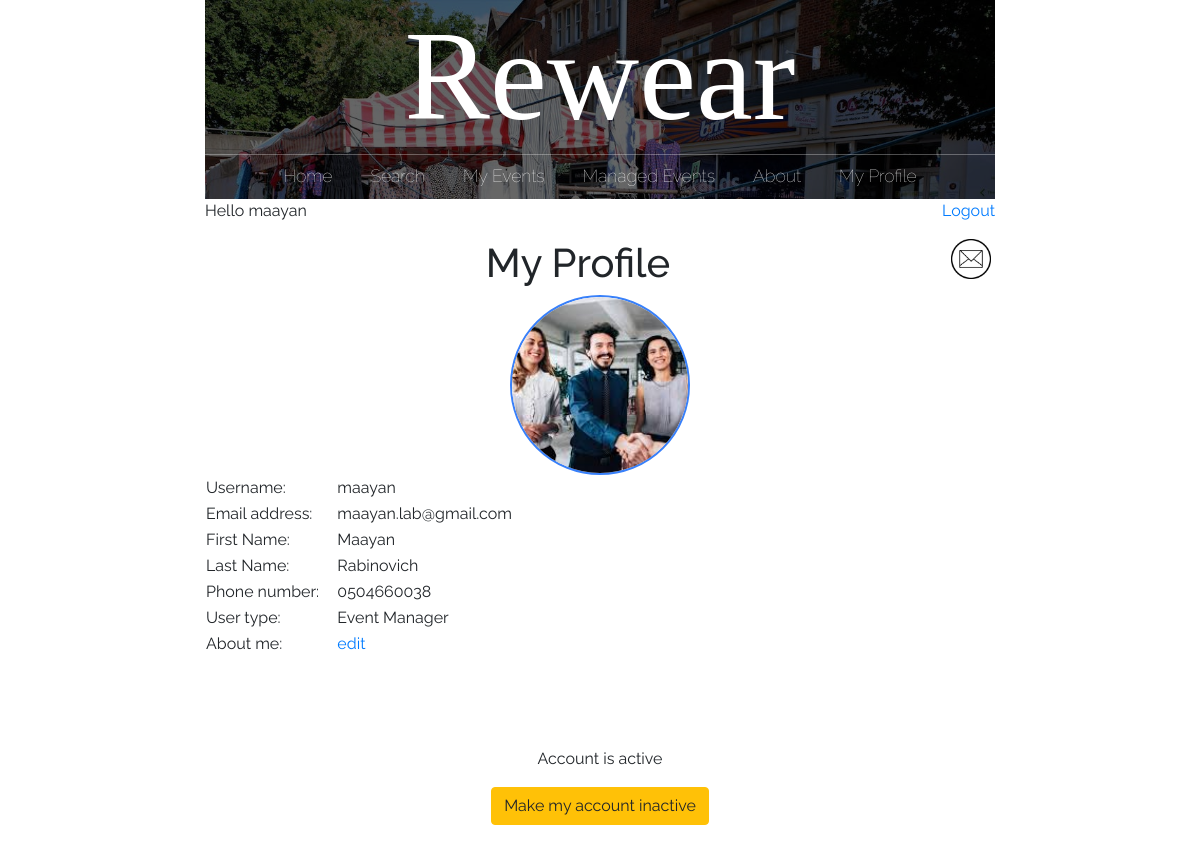
The app's page /profile/ (signed in), older data.
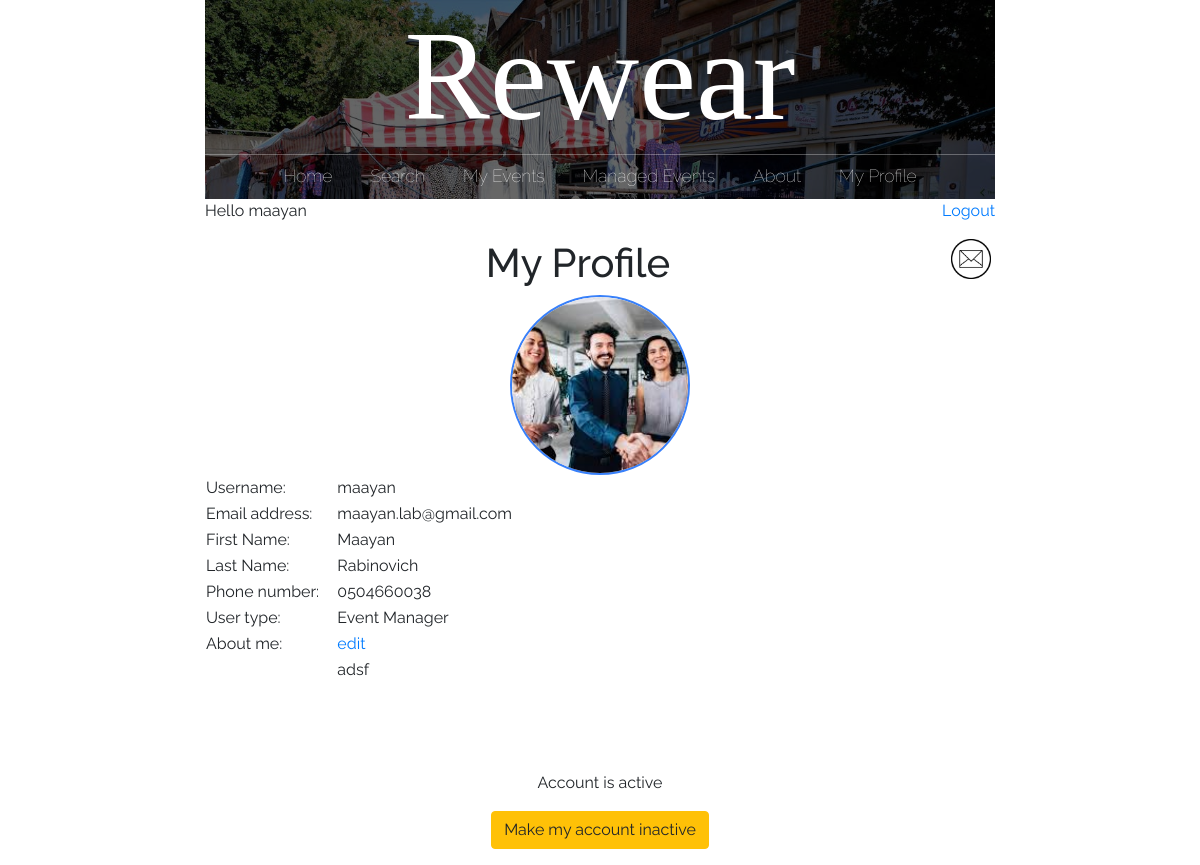
The same page, newer data.
### registry/models.py (models this page shows, shortened)
class UserProfileInfo(models.Model):
    user = models.OneToOneField(User, on_delete=models.CASCADE)
    userType = forms.CharField(label='User type', max_length=10, required=True)
    phone = models.CharField(max_length=10, default=None,)
    picture = models.ImageField(upload_to='static\\media\\profile_pics', blank=True)
    about = models.TextField(max_length=400, default='',)

### main/views.py (the view)
# urls.py: path("profile/", views.myprofile, name="myprofile"),
def myprofile(response):
    profileinfo = UserProfileInfo.objects.get(user=response.user)
    try:
        picture = UserProfileInfo.objects.get(user=response.user).picture
    except:
        picture = None
    try:
        pic_path = picture.path.split("static")[-1]
    except:
        pic_path = None
    new_mail = new_messages(response.user.username)
    return render(response, "main/myprofile.html", {
        'profileinfo': profileinfo,
        'profile_pic': picture,
        'pic_path': pic_path,
        'cur_user': response.user,
        'new_mail': new_mail,
    })

### main/views.py (called while the page is built)
def new_messages(username):
    try:
        messages = Message.objects.filter(recipient=User.objects.filter(username=username)[0])
        for m in messages:
            if not m.is_read:
                return True
        return False
    except:
        return False

### main/templates/main/myprofile.html (shortened to what this page needs)
{% extends 'main/base.html' %}
{% load crispy_forms_tags %}
{% load static %}
{% block content %}
<center><h1>My Profile</h1></center>
{% if not user.is_authenticated %}
	<p>Not logged into any account.</p>
	<a href="/login/"><p>Login</p></a>
{% else %}
	{% if profile_pic %}
	<center>
		<img src="{% static pic_path %}" alt="Avatar" height=180px width=180px class="profimg">
	</center>
	{% endif %}
	<table>
		<tr>
			<td>Username:&nbsp;&nbsp;&nbsp;</td>
			<td>{{user.username}}</td>
		</tr>
		<tr>
			<td>Email address:&nbsp;&nbsp;&nbsp;&nbsp;</td>
			<td>{{user.email}}</td>
		</tr>
		{% if user.first_name %}
		<tr>
			<td>First Name:&nbsp;&nbsp;&nbsp;&nbsp;</td>
			<td>{{user.first_name.capitalize}}</td>
		</tr>
		{% endif %}
		{% if user.last_name %}
		<tr>
			<td>Last Name:&nbsp;&nbsp;&nbsp;&nbsp;</td>
			<td>{{user.last_name.capitalize}}</td>
		</tr>
		{% endif %}
		{% if profileinfo.phone %}
		<tr>
			<td>Phone number:&nbsp;&nbsp;&nbsp;&nbsp;</td>
			<td>{{profileinfo.phone}}</td>
		</tr>
		{% endif %}
		<tr>
			<td>User type:&nbsp;&nbsp;&nbsp;&nbsp;</td>
			<td>
				{% if cur_user.groups.all.0.name == "eventManager" %}
				Event Manager
				{% else %}
				Buyer
				{% endif %}
			</td>
		</tr>
		<tr>
			<td>About me:&nbsp;&nbsp;&nbsp;&nbsp;</td>
			<td><a href="/editabout/">edit</a><td>
		<tr>
			<td></td>
			<td>{{profileinfo.about|linebreaks}}<td>
		</tr>
	</table>
	<br><br><br>
<center>
	{% if user.is_active %}
	<p>Account is active</p>
	<form method="POST" action="/areyousure/" class="form-group">
		<button class="btn btn-warning">Make my account inactive</button>
	</form>
	{% endif %}
</center>
{% endif %}
{% endblock %}%}

Row changes from the older to the newer data that the page shows:
changed UserProfileInfo: about (not shown) → "adsf"
